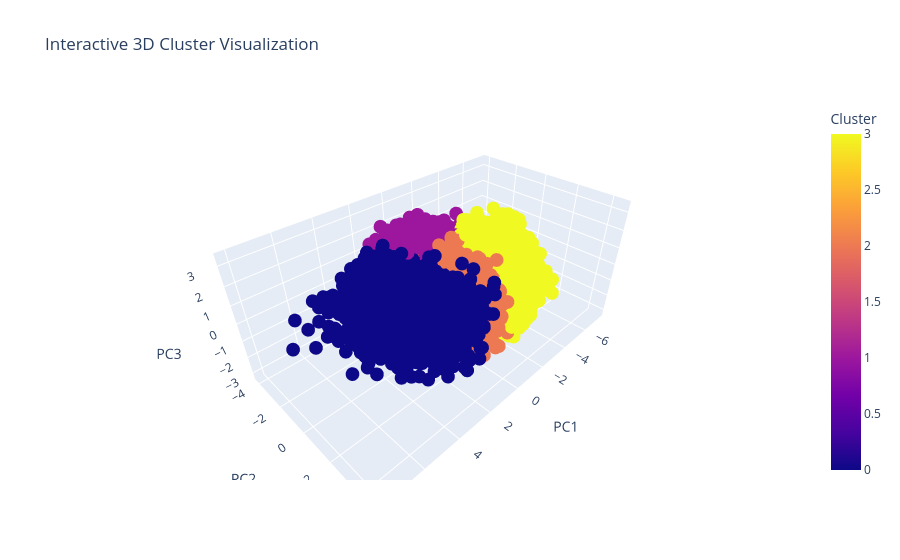

Notebook code for this chart:
### Markdown cell above
#### **Interactive 3D Visualization (Plotly)**
**Why?**

>Allows rotation and zooming.

### Code cell
import plotly.express as px
import pandas as pd

# Create dataframe for PCA
pca_df = pd.DataFrame(
    pca_components,
    columns=['PC1','PC2','PC3']
)

pca_df['Cluster'] = cluster_labels

fig = px.scatter_3d(
    pca_df,
    x='PC1',
    y='PC2',
    z='PC3',
    color='Cluster',
    title="Interactive 3D Cluster Visualization"
)

fig.show()

### Figure 1 — Plotly figure (JSON) as saved in the notebook; plotly's stock layout.template omitted (floating-point values rounded to 4 significant figures; data arrays with more than 128 entries replaced by an {"elided": "..."} marker saying what was removed)
{"data": [{"hovertemplate": "PC1=%{x}<br>PC2=%{y}<br>PC3=%{z}<br>Cluster=%{marker.color}<extra></extra>", "legendgroup": "", "marker": {"color": {"elided": "18278 int values"}, "coloraxis": "coloraxis", "symbol": "circle"}, "mode": "markers", "name": "", "scene": "scene", "showlegend": false, "type": "scatter3d", "x": {"elided": "18278 float values"}, "y": {"elided": "18278 float values"}, "z": {"elided": "18278 float values"}}], "layout": {"coloraxis": {"colorbar": {"title": {"text": "Cluster"}}, "colorscale": [[0, "#0d0887"], [0.1111, "#46039f"], [0.2222, "#7201a8"], [0.3333, "#9c179e"], [0.4444, "#bd3786"], [0.5556, "#d8576b"], [0.6667, "#ed7953"], [0.7778, "#fb9f3a"], [0.8889, "#fdca26"], [1, "#f0f921"]]}, "legend": {"tracegroupgap": 0}, "scene": {"domain": {"x": [0, 1], "y": [0, 1]}, "xaxis": {"title": {"text": "PC1"}}, "yaxis": {"title": {"text": "PC2"}}, "zaxis": {"title": {"text": "PC3"}}}, "title": {"text": "Interactive 3D Cluster Visualization"}}}
